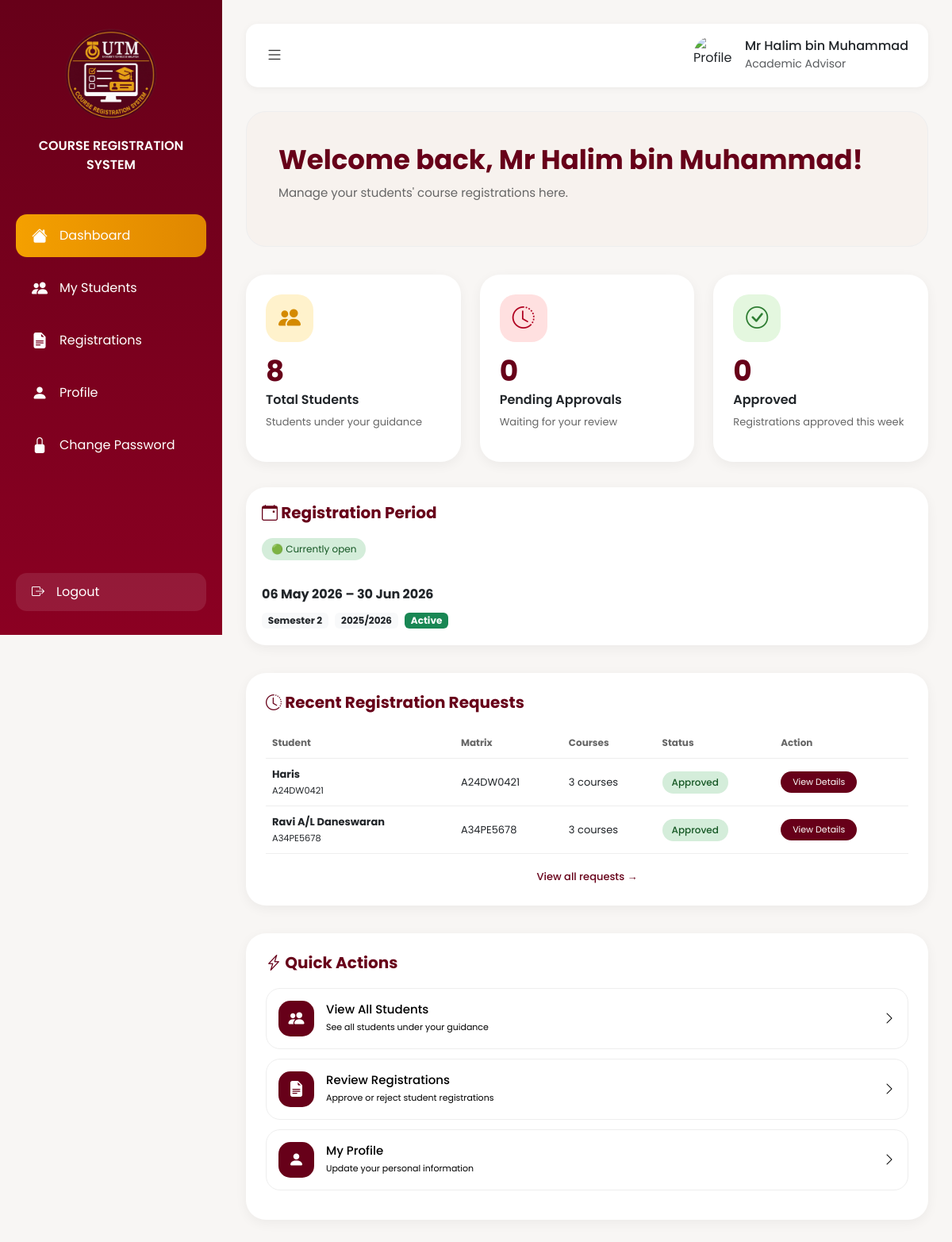
/advisor_dashboard.php (signed in), run on the app's committed database.
### tables this page shows
CREATE TABLE `users` (
  `user_id` int(11) NOT NULL,
  `matrix_number` varchar(100) NOT NULL,
  `user_name` varchar(100) NOT NULL,
  `utm_email` varchar(100) NOT NULL,
  `second_email` varchar(100) NOT NULL,
  `phone` varchar(100) NOT NULL,
  `password` varchar(100) NOT NULL,
  `role` enum('student','advisor','admin') NOT NULL,
  `login_cred` varchar(100) DEFAULT NULL
);

CREATE TABLE `semester_registration_periods` (
  `id` int(11) UNSIGNED NOT NULL,
  `session_semester` varchar(20) NOT NULL,
  `start_date` date NOT NULL,
  `end_date` date NOT NULL,
  `is_open` tinyint(1) DEFAULT 1
);

CREATE TABLE `course_registrations` (
  `id` int(11) UNSIGNED NOT NULL,
  `student_id` int(11) NOT NULL,
  `submission_date` datetime NOT NULL,
  `status` enum('pending','approved','rejected') NOT NULL DEFAULT 'pending',
  `advisor_remarks` text DEFAULT NULL,
  `reviewed_by` int(11) DEFAULT NULL,
  `reviewed_at` datetime DEFAULT NULL,
  `section` varchar(10) DEFAULT NULL,
  `session` varchar(50) DEFAULT '2025/2026 - Semester 2'
);

### advisor_dashboard.php (the view, shortened to what this page needs)
<?php
require_once 'db_connect.php';
$advisor_id = $_SESSION['user_id'] ?? null;
$sql = "SELECT u.user_id, u.matrix_number, u.user_name,
        COUNT(rc.id) as course_count,
        cr.status, cr.submission_date, cr.id as registration_id
        FROM course_registrations cr
        JOIN users u ON cr.student_id = u.user_id
        LEFT JOIN registration_courses rc ON cr.id = rc.registration_id
        WHERE cr.status = 'pending'
        AND cr.student_id IN (SELECT user_id FROM students WHERE advisor_id = ?)
        GROUP BY cr.id, u.user_id, u.matrix_number, u.user_name, cr.status, cr.submission_date
        ORDER BY cr.submission_date DESC LIMIT 5";
$stmt = mysqli_prepare($conn, $sql);
mysqli_stmt_bind_param($stmt, "i", $advisor_id);
mysqli_stmt_execute($stmt);
$result = mysqli_stmt_get_result($stmt);
$pending_requests = mysqli_fetch_all($result, MYSQLI_ASSOC);
$sql_approved = "SELECT u.user_id, u.matrix_number, u.user_name,
        COUNT(rc.id) as course_count,
        cr.status, cr.submission_date, cr.id as registration_id
        FROM course_registrations cr
        JOIN users u ON cr.student_id = u.user_id
        LEFT JOIN registration_courses rc ON cr.id = rc.registration_id
        WHERE cr.status = 'approved'
        AND cr.student_id IN (SELECT user_id FROM students WHERE advisor_id = ?)
        GROUP BY cr.id, u.user_id, u.matrix_number, u.user_name, cr.status, cr.submission_date
        ORDER BY cr.submission_date DESC LIMIT 5";
$stmt_approved = mysqli_prepare($conn, $sql_approved);
mysqli_stmt_bind_param($stmt_approved, "i", $advisor_id);
mysqli_stmt_execute($stmt_approved);
$result_approved = mysqli_stmt_get_result($stmt_approved);
$approved_requests = mysqli_fetch_all($result_approved, MYSQLI_ASSOC);
$sql_advisor = "SELECT user_name FROM users WHERE user_id = ?";
$stmt_advisor = mysqli_prepare($conn, $sql_advisor);
mysqli_stmt_bind_param($stmt_advisor, "i", $advisor_id);
mysqli_stmt_execute($stmt_advisor);
$result_advisor = mysqli_stmt_get_result($stmt_advisor);
$advisor = mysqli_fetch_assoc($result_advisor);
$advisor_name = $advisor ? $advisor['user_name'] : 'Advisor';
$all_requests = array_merge($pending_requests, $approved_requests);
$all_requests = array_slice($all_requests, 0, 6);
$sql_period = "SELECT * FROM semester_registration_periods WHERE is_open = 1 LIMIT 1";
$result_period = mysqli_query($conn, $sql_period);
$period = mysqli_fetch_assoc($result_period);
if ($period) {
    $period_open = $period['is_open'];
    $period_start = date('d M Y', strtotime($period['start_date']));
    $period_end = date('d M Y', strtotime($period['end_date']));
    $session_semester = $period['session_semester'];
    $session_parts = explode('-', $session_semester);
    $session = $session_parts[0] ?? '2025/2026';
    $semester = $session_parts[1] ?? '2';
} else {
    $period_open = 1;
    $period_start = '1 May 2026';
    $period_end = '15 May 2026';
    $session = '2025/2026';
    $semester = '2';
}
?>
<!DOCTYPE html>
<html lang="en">
<head>
    <link href="https://cdn.jsdelivr.net/npm/bootstrap@5.3.0/dist/css/bootstrap.min.css" rel="stylesheet">
    <link rel="stylesheet" href="https://cdn.jsdelivr.net/npm/bootstrap-icons@1.11.3/font/bootstrap-icons.min.css">
</head>
<body>
<div class="sidebar">
    <div class="logo">
        <img src="images/utmlogo.png" alt="UTM Logo">
        <div class="system-title">COURSE REGISTRATION SYSTEM</div>
    </div>
    <div class="menu">
        <a href="advisor_dashboard.php" class="active"><i class="bi bi-house-fill"></i> Dashboard</a>
        <a href="advisor_my_students.php"><i class="bi bi-people-fill"></i> My Students</a>
        <a href="advisor_registrations.php"><i class="bi bi-file-earmark-text-fill"></i> Registrations</a>
        <a href="advisor_profile.php"><i class="bi bi-person-fill"></i> Profile</a>
        <a href="advisor_change_password.php"><i class="bi bi-lock-fill"></i> Change Password</a>
    </div>
    <div class="logout">
        <a href="logout.php"><i class="bi bi-box-arrow-right"></i> Logout</a>
    </div>
</div>
<div class="main-content">
    <div class="topbar">
        <button class="toggle-btn" onclick="toggleSidebar()"><i class="bi bi-list"></i></button>
        <div class="profile-box" onclick="location.href='advisor_profile.php'" style="cursor: pointer;">
            <img src="https://cdn-icons-png.flaticon.com/512/3135/3135715.png" alt="Profile">
            <div>
                <h6 class="mb-0" id="advisorName"><?php echo htmlspecialchars($advisor_name); ?></h6>
                <small class="text-muted">Academic Advisor</small>
            </div>
        </div>
    </div>
    <div class="hero">
        <div>
            <h1 id="heroGreeting">Welcome back, <?php echo htmlspecialchars($advisor_name); ?>!</h1>
            <p>Manage your students' course registrations here.</p>
        </div>
    </div>
    <div class="row g-4">
        <div class="col-md-4">
            <div class="dashboard-card">
                <div class="card-icon yellow"><i class="bi bi-people-fill"></i></div>
                <h2><span class="counter" id="totalStudentsCounter">0</span></h2>
                <h5>Total Students</h5>
                <p>Students under your guidance</p>
            </div>
        </div>
        <div class="col-md-4">
            <div class="dashboard-card">
                <div class="card-icon red"><i class="bi bi-clock-history"></i></div>
                <h2><span class="counter" id="pendingApprovalsCounter">0</span></h2>
                <h5>Pending Approvals</h5>
                <p>Waiting for your review</p>
            </div>
        </div>
        <div class="col-md-4">
            <div class="dashboard-card">
                <div class="card-icon green"><i class="bi bi-check-circle"></i></div>
                <h2><span class="counter" id="approvedThisWeekCounter">0</span></h2>
                <h5>Approved</h5>
                <p>Registrations approved this week</p>
            </div>
        </div>
    </div>
    <div class="row g-4 mt-2">
        <div class="col-md-12">
            <div class="period-card" id="periodCard">
                <h4><i class="bi bi-calendar-event"></i> Registration Period</h4>
                <span class="period-status" id="periodStatus">
                    <?php echo $period_open ? '🟢 Currently open' : '🔴 Closed'; ?>
                </span>
                <div class="mt-3">
                    <strong id="periodDates"><?php echo $period_start; ?> – <?php echo $period_end; ?></strong>
                    <div class="mt-2" id="periodBadges">
                        <span class="badge bg-light text-dark me-1">Semester <?php echo $semester; ?></span>
                        <span class="badge bg-light text-dark me-1"><?php echo $session; ?></span>
                        <span class="badge <?php echo $period_open ? 'bg-success' : 'bg-secondary'; ?>"><?php echo $period_open ? 'Active' : 'Inactive'; ?></span>
                    </div>
                </div>
            </div>
        </div>
    </div>
    <div class="pending-requests">
        <h3><i class="bi bi-clock-history"></i> Recent Registration Requests</h3>
        <div style="overflow-x: auto;">
            <table class="table-custom">
                <thead>
                    <tr>
                        <th>Student</th>
                        <th>Matrix</th>
                        <th>Courses</th>
                        <th>Status</th>
                        <th>Action</th>
                    </tr>
                </thead>
                <tbody>
                    <?php if (!empty($all_requests)): ?>
                        <?php foreach ($all_requests as $request): ?>
                            <tr>
                                <td><strong><?php echo htmlspecialchars($request['user_name']); ?></strong><br><small><?php echo htmlspecialchars($request['matrix_number']); ?></small></td>
                                <td><?php echo htmlspecialchars($request['matrix_number']); ?></td>
                                <td><?php echo isset($request['course_count']) ? $request['course_count'] : '0'; ?> courses</small></td>
                                <td><span class="status-badge status-<?php echo $request['status']; ?>"><?php echo ucfirst($request['status']); ?></span></small></td>
                                <td>
                                    <a href="advisor_verify_registration.php?registration_id=<?php
                                        $reg_id_query = "SELECT id FROM course_registrations WHERE student_id = ? ORDER BY submission_date DESC LIMIT 1";
                                        $reg_id_stmt = mysqli_prepare($conn, $reg_id_query);
                                        mysqli_stmt_bind_param($reg_id_stmt, "i", $request['user_id']);
                                        mysqli_stmt_execute($reg_id_stmt);
                                        $reg_id_result = mysqli_stmt_get_result($reg_id_stmt);
                                        $reg_id_row = mysqli_fetch_assoc($reg_id_result);
                                        echo $reg_id_row ? $reg_id_row['id'] : '';
                                    ?>" class="btn-view">View Details</a>
                            </tr>
                        <?php endforeach; ?>
                    <?php else: ?>
                        <tr><td colspan="5" class="text-center">No registration requests found</small></tr>
                    <?php endif; ?>
                </tbody>
            </table>
        </div>
        <div class="text-center mt-3">
            <a href="advisor_registrations.php" class="action-link">View all requests →</a>
        </div>
    </div>
    <div class="quick-actions">
        <h3><i class="bi bi-lightning-charge"></i> Quick Actions</h3>
        <a href="advisor_my_students.php" class="action-btn">
            <div class="action-left"><div class="action-icon"><i class="bi bi-people-fill"></i></div><div><h5 class="mb-0">View All Students</h5><small>See all students under your guidance</small></div></div>
            <i class="bi bi-chevron-right"></i>
        </a>
        <a href="advisor_registrations.php" class="action-btn">
            <div class="action-left"><div class="action-icon"><i class="bi bi-file-earmark-text-fill"></i></div><div><h5 class="mb-0">Review Registrations</h5><small>Approve or reject student registrations</small></div></div>
            <i class="bi bi-chevron-right"></i>
        </a>
        <a href="advisor_profile.php" class="action-btn">
            <div class="action-left"><div class="action-icon"><i class="bi bi-person-fill"></i></div><div><h5 class="mb-0">My Profile</h5><small>Update your personal information</small></div></div>
            <i class="bi bi-chevron-right"></i>
        </a>
    </div>
</div>
</body>
</html>

### data on the page
users: user_name "Mr Halim bin Muhammad"
semester_registration_periods: start_date "06 May 2026", end_date "30 Jun 2026", session_semester "2", session_semester "2025/2026"
course_registrations: users.user_name "Haris", users.matrix_number "A24DW0421", course_count "3", status "Approved"
course_registrations: users.user_name "Ravi A/L Daneswaran", users.matrix_number "A34PE5678", course_count "3", status "Approved"
